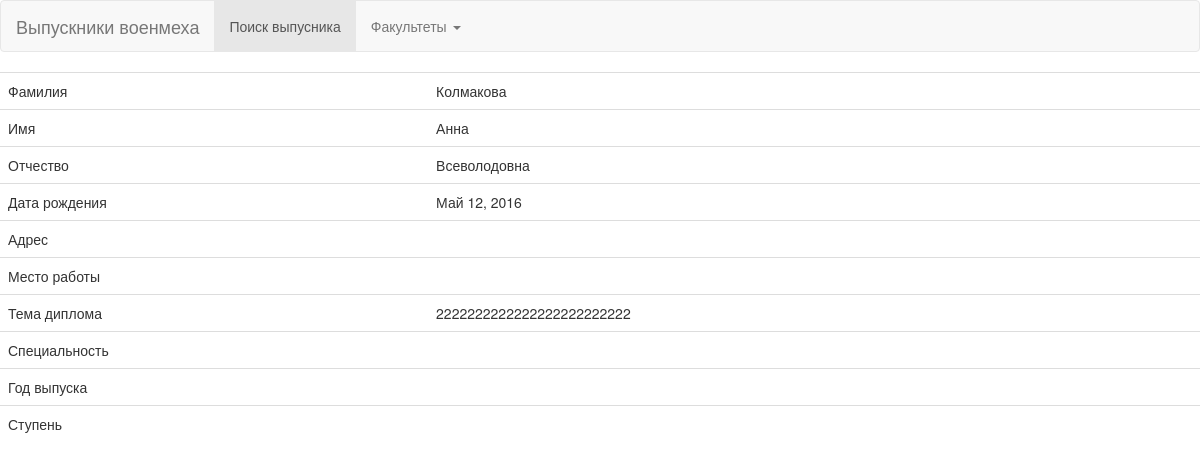
/get_graduate_description/2, run on the app's committed database.
### graduates/models.py (models this page shows, shortened)
class Graduate(models.Model):
    graduate_surname = models.CharField(max_length=100)         # Фамилия
    graduate_name = models.CharField(max_length=100)            # Имя
    graduate_patronymic = models.CharField(max_length=100, blank=True, )      # Отчество
    graduate_birthdate = models.DateField()                     # Дата рождения
    graduate_address = models.TextField(default="", blank=True)             # Место проживания
    graduate_workplace = models.CharField(max_length=100, blank=True)
    graduate_science_work = models.TextField(blank=True)
    graduate_diploma_theme = models.CharField(max_length=100, blank=True)
    graduate_kaf = models.ForeignKey(Kaf)
    graduate_faculty = models.ForeignKey(Faculty)
    graduate_group = models.ForeignKey(Group)
    class Meta:
        verbose_name = 'Выпускник'
        verbose_name_plural = 'Выпускники'
        ordering = ["graduate_surname"]

### graduates/views.py (the view)
# urls.py: url(r'^get_graduate_description/(?P<id>\d+)$', views.get_graduate_description),
def get_graduate_description(request, id):
    graduate = Graduate.objects.get(id=id)
    return render_to_response('graduate.html', {'graduate': graduate,
                                                })

### graduates/templates/graduate.html
{% extends 'main.html' %}
{% block graduate %}
    <table class="table">
        <tr class="tr-grad">
            <td>Фамилия</td>
            <td>{{ graduate.graduate_surname }}</td>
        </tr>
        <tr class="tr-grad">
            <td>Имя</td>
            <td>{{ graduate.graduate_name }}</td>
        </tr>
        <tr class="tr-grad">
            <td>Отчество</td>
            <td>{{ graduate.graduate_patronymic }}</td>
        </tr>
        <tr class="tr-grad">
            <td>Дата рождения</td>
            <td>{{ graduate.graduate_birthdate }}</td>
        </tr>
        <tr class="tr-grad">
            <td>Адрес</td>
            <td>{{ graduate.graduate_address }}</td>
        </tr>
        <tr class="tr-grad">
            <td>Место работы</td>
            <td>{{ graduate.graduate_workplace }}</td>
        </tr>
        <tr class="tr-grad">
            <td>Тема диплома</td>
            <td>{{ graduate.graduate_diploma_theme }}</td>
        </tr>
        <tr class="tr-grad">
            <td>Специальность</td>
            <td>{{ graduate.graduate_speciality }}</td>
        </tr>
        <tr class="tr-grad">
            <td>Год выпуска</td>
            <td>{{ graduate.graduate_gradyear }}</td>
        </tr>
        <tr class="tr-grad">
            <td>Ступень</td>
            <td>{{ graduate.graduate_degree }}</td>
        </tr>
    </table>
{% endblock %}

### static/css/style.css (style rules this page uses)
.tr-grad { transition: 0.2s; cursor: pointer; }

### data on the page
Graduate: graduate_surname "Колмакова", graduate_name "Анна", graduate_patronymic "Всеволодовна", graduate_birthdate "Май 12, 2016", graduate_diploma_theme "2222222222222222222222222"
